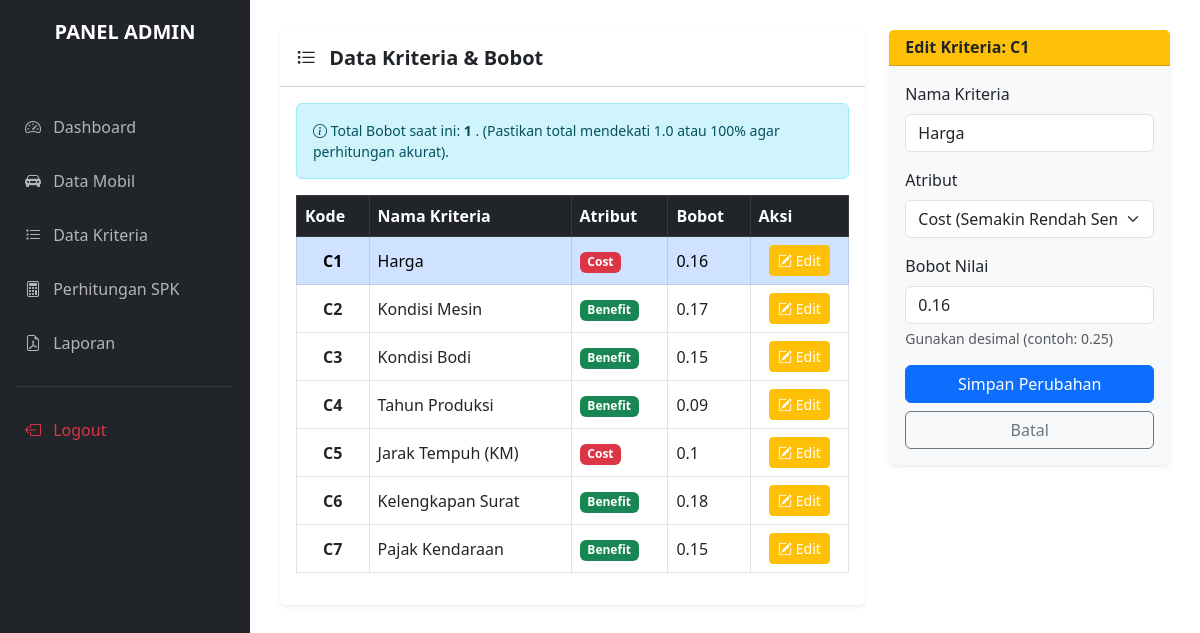
The app's page /admin/data_kriteria.php?aksi=edit&id=1 (signed in) with its own data.
### tables this page shows
CREATE TABLE `tb_kriteria` (
  `id_kriteria` int(11) NOT NULL,
  `kode_kriteria` varchar(5) NOT NULL,
  `nama_kriteria` varchar(100) NOT NULL,
  `atribut` enum('benefit','cost') NOT NULL,
  `bobot` float NOT NULL
);

### config/functions.php (called while the page is built, shortened)
<?php
require 'koneksi.php';
function query($query) {
    global $conn;
    $result = mysqli_query($conn, $query);
    $rows = [];
    while ($row = mysqli_fetch_assoc($result)) {
        $rows[] = $row;
    }
    return $rows;
}
function cariKriteria($id) {
    global $conn;
    return mysqli_fetch_assoc(mysqli_query($conn, "SELECT * FROM tb_kriteria WHERE id_kriteria=$id"));
}
?>

### admin/data_kriteria.php (the view, shortened to what this page needs)
<?php
include 'header.php';
$mode_edit = false;
$kriteria_edit = null;
if (isset($_GET['aksi']) && $_GET['aksi'] == 'edit' && isset($_GET['id'])) {
    if ($_SESSION['role'] === 'admin') {
        $mode_edit = true;
        $kriteria_edit = cariKriteria($_GET['id']);
    } else {
        echo "<script>alert('Akses Ditolak! Anda tidak memiliki izin untuk mengedit.');</script>";
    }
}
$kriteria = query("SELECT * FROM tb_kriteria ORDER BY id_kriteria ASC");
?>
<div class="row">
    <div class="col-md-8">
        <div class="card shadow-sm border-0 mb-4">
            <div class="card-header bg-white py-3">
                <h5 class="mb-0 fw-bold"><i class="bi bi-list-task me-2"></i> Data Kriteria & Bobot</h5>
            </div>
            <div class="card-body">
                <div class="alert alert-info small mb-3">
                    <i class="bi bi-info-circle"></i>
                    Total Bobot saat ini:
                    <strong>
                    <?php
                        $total_bobot = 0;
                        foreach($kriteria as $k) $total_bobot += $k['bobot'];
                        echo $total_bobot;
                    ?>
                    </strong>.
                    (Pastikan total mendekati 1.0 atau 100% agar perhitungan akurat).
                </div>
                <table class="table table-bordered table-hover align-middle">
                    <thead class="table-dark">
                        <tr>
                            <th>Kode</th>
                            <th>Nama Kriteria</th>
                            <th>Atribut</th>
                            <th>Bobot</th>
                            <th>Aksi</th>
                        </tr>
                    </thead>
                    <tbody>
                        <?php foreach ($kriteria as $k) : ?>
                        <tr class="<?= ($mode_edit && $kriteria_edit['id_kriteria'] == $k['id_kriteria']) ? 'table-primary' : ''; ?>">
                            <td class="text-center fw-bold"><?= $k['kode_kriteria']; ?></td>
                            <td><?= $k['nama_kriteria']; ?></td>
                            <td>
                                <?php if($k['atribut'] == 'benefit'): ?>
                                    <span class="badge bg-success">Benefit</span>
                                <?php else: ?>
                                    <span class="badge bg-danger">Cost</span>
                                <?php endif; ?>
                            </td>
                            <td><?= $k['bobot']; ?></td>
                            <td class="text-center">
                                <?php if ($_SESSION['role'] === 'admin') : ?>
                                <a href="data_kriteria.php?aksi=edit&id=<?= $k['id_kriteria']; ?>" class="btn btn-sm btn-warning text-white">
                                    <i class="bi bi-pencil-square"></i> Edit
                                </a>
                                <?php else : ?>
                                    <span class="badge bg-secondary">View Only</span>
                                <?php endif; ?>
                            </td>
                        </tr>
                        <?php endforeach; ?>
                    </tbody>
                </table>
            </div>
        </div>
    </div>
    <?php if($mode_edit): ?>
    <div class="col-md-4">
        <div class="card shadow-sm border-0 bg-light">
            <div class="card-header bg-warning text-dark">
                <h6 class="mb-0 fw-bold">Edit Kriteria: <?= $kriteria_edit['kode_kriteria']; ?></h6>
            </div>
            <div class="card-body">
                <form action="" method="post">
                    <div class="mb-3">
                        <label class="form-label">Nama Kriteria</label>
                        <input type="text" name="nama_kriteria" class="form-control" value="<?= $kriteria_edit['nama_kriteria']; ?>" required>
                    </div>
                    <div class="mb-3">
                        <label class="form-label">Atribut</label>
                        <select name="atribut" class="form-select">
                            <option value="cost" <?= ($kriteria_edit['atribut'] == 'cost') ? 'selected' : ''; ?>>Cost (Semakin Rendah Semakin Bagus)</option>
                        </select>
                    </div>
                    <div class="mb-3">
                        <label class="form-label">Bobot Nilai</label>
                        <input type="number" step="0.01" name="bobot" class="form-control" value="<?= $kriteria_edit['bobot']; ?>" required>
                        <div class="form-text">Gunakan desimal (contoh: 0.25)</div>
                    </div>
                    <div class="d-grid gap-2">
                        <button type="submit" name="simpan_kriteria" class="btn btn-primary">Simpan Perubahan</button>
                        <a href="data_kriteria.php" class="btn btn-outline-secondary">Batal</a>
                    </div>
                </form>
            </div>
        </div>
    </div>
    <?php endif; ?>
</div>
<?php include 'footer.php'; ?>

### records on screen
tb_kriteria: kode_kriteria "C1", nama_kriteria "Harga", shows "Cost", bobot "0.16", atribut "Cost (Semakin Rendah Semakin Bagus)"
tb_kriteria: kode_kriteria "C2", nama_kriteria "Kondisi Mesin", atribut "Benefit", bobot "0.17"
tb_kriteria: kode_kriteria "C3", nama_kriteria "Kondisi Bodi", atribut "Benefit", bobot "0.15"
tb_kriteria: kode_kriteria "C4", nama_kriteria "Tahun Produksi", atribut "Benefit", bobot "0.09"
tb_kriteria: kode_kriteria "C5", nama_kriteria "Jarak Tempuh (KM)", atribut "Cost", bobot "0.1"
tb_kriteria: kode_kriteria "C6", nama_kriteria "Kelengkapan Surat", atribut "Benefit", bobot "0.18"
tb_kriteria: kode_kriteria "C7", nama_kriteria "Pajak Kendaraan", atribut "Benefit", bobot "0.15"

### other values on screen
$_SESSION['role'] "ADMIN"
$total_bobot "1"
